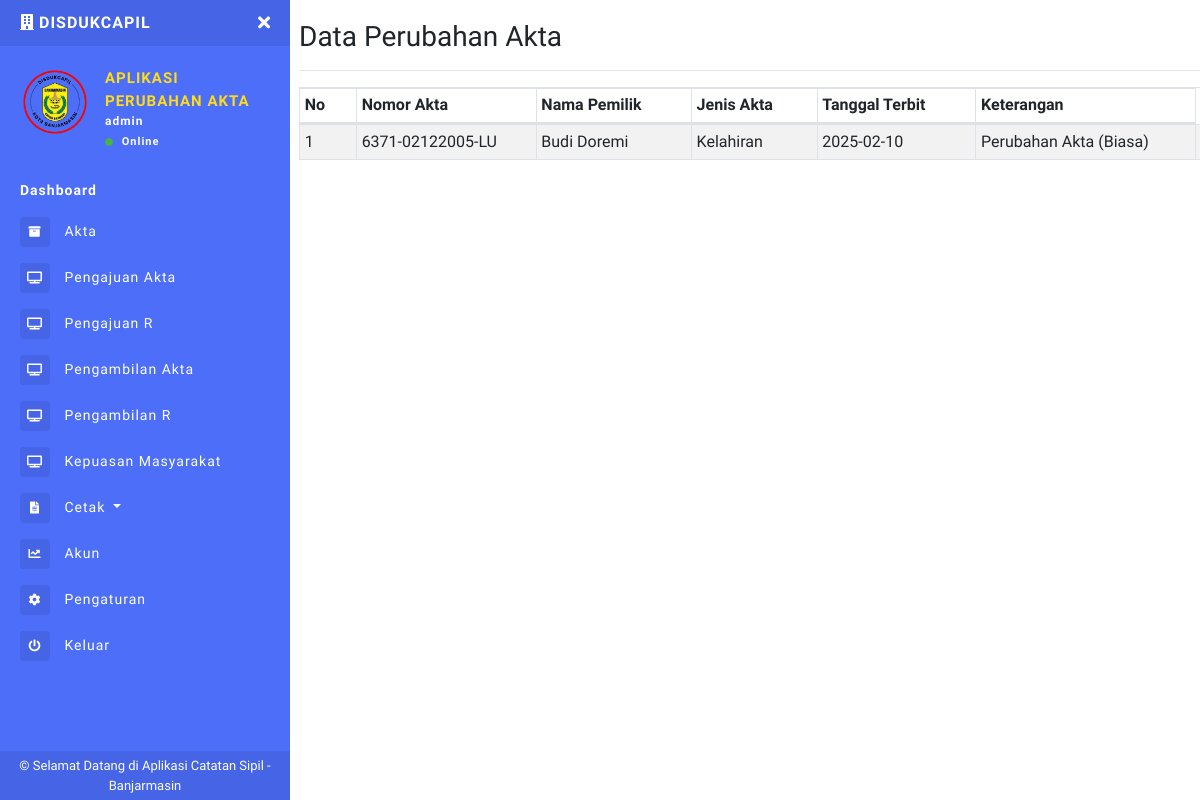
Page /akta_b_kabid.php (signed in) on the committed database.
### tables this page shows
CREATE TABLE `users` (
  `id_user` int(11) NOT NULL,
  `nik` varchar(16) NOT NULL,
  `no_kk` varchar(16) NOT NULL,
  `nama_lengkap` varchar(100) NOT NULL,
  `jk` enum('L','P') NOT NULL,
  `tempat_lahir` varchar(50) DEFAULT NULL,
  `tanggal_lahir` date DEFAULT NULL,
  `alamat` text DEFAULT NULL,
  `no_wa` varchar(15) DEFAULT NULL,
  `email` varchar(100) DEFAULT NULL,
  `password` varchar(255) NOT NULL,
  `role` varchar(255) NOT NULL,
  `logo` varchar(255) NOT NULL
);

CREATE TABLE `akta_b` (
  `nomor_akta` varchar(255) NOT NULL,
  `nama_pemilik` varchar(100) DEFAULT NULL,
  `jenis_akta` varchar(100) DEFAULT NULL,
  `tanggal_terbit` date DEFAULT NULL,
  `id_keterangan` int(11) DEFAULT NULL,
  `status` varchar(50) DEFAULT NULL
);

CREATE TABLE `jenis_keterangan` (
  `id_keterangan` int(11) NOT NULL,
  `nama_keterangan` varchar(50) NOT NULL
);

### akta_b_kabid.php (the view, shortened to what this page needs)
<?php include 'sidebar.php'; ?>
<h1 class="h3 mb-0">
  Data Perubahan Akta
</h1>
<hr>
<table class="table table-striped table-sm table-bordered dt-responsive nowrap" id="table" width="100%">
  <thead>
    <tr>
      <th>No</th>
      <th>Nomor Akta</th>
      <th>Nama Pemilik</th>
      <th>Jenis Akta</th>
      <th>Tanggal Terbit</th>
      <th>Keterangan</th>
    </tr>
  </thead>
  <tbody>
    <?php
    $no = 1;
    $data_akta = mysqli_query($conn, "SELECT * FROM akta_b
                                 LEFT JOIN jenis_keterangan ON akta_b.id_keterangan = jenis_keterangan.id_keterangan
                                 ORDER BY nomor_akta ASC");
    while ($d = mysqli_fetch_array($data_akta)) {
    ?>
      <tr>
        <td><?php echo $no++; ?></td>
        <td><?php echo $d['nomor_akta']; ?></td>
        <td><?php echo $d['nama_pemilik']; ?></td>
        <td><?php echo $d['jenis_akta']; ?></td>
        <td><?php echo $d['tanggal_terbit']; ?></td>
        <td><?php echo $d['nama_keterangan']; ?></td>
        <td>
        </td>
      </tr>
    <?php } ?>
    <?php include 'footer.php'; ?>

### sidebar.php (shortened to what this page needs)
<?php
include "config.php";
$uid = $_SESSION['id_user'];
$DataLogin = mysqli_fetch_array(mysqli_query($conn, "SELECT * FROM users WHERE id_user='$uid'"));
$role = $DataLogin['role'];
$logo = $DataLogin['logo'];
$data_level = $_SESSION["role"];
?>
<!DOCTYPE html>
<html>
<head>
  <link rel="stylesheet" href="https://maxcdn.bootstrapcdn.com/bootstrap/4.0.0/css/bootstrap.min.css">
  <link href="assets/css/style.css" rel="stylesheet">
  <link href="https://use.fontawesome.com/releases/v5.0.6/css/all.css" rel="stylesheet">
  <link href="assets/vendor/datatables/dataTables.bootstrap4.min.css" rel="stylesheet">
  <link href="assets/vendor/datatables/responsive.bootstrap4.min.css" rel="stylesheet">
</head>
<body>
  <div class="page-wrapper chiller-theme toggled">
    <nav id="sidebar" class="sidebar-wrapper" style="width: 290px">
      <div class="sidebar-content">
        <div class="sidebar-brand">
          <a href="dashboard.php"><i class="fas fa-building mr-1"></i><?php echo $toko ?>DISDUKCAPIL</a>
          <div id="close-sidebar">
            <i class="fas fa-times"></i>
          </div>
        </div>
        <div class="sidebar-header">
          <div class="user-pic" style="height:70px;width:70px;">
            <img class="img-responsive img-rounded" src="assets/images/<?php echo $logo ?>"
              alt="User picture">
          </div>
          <div class="user-info">
            <span class="user-name">APLIKASI
            </span>
            <span class="user-name">PERUBAHAN AKTA
            </span>
            <span class="user-role"><?php echo $role ?></span>
            <span class="user-status">
              <i class="fa fa-circle"></i>
              <span>Online</span>
            </span>
          </div>
        </div>
        <?php
        if ($data_level == "admin") {
        ?>
          <div class="sidebar-menu">
            <ul>
              <li class="header-menu">
                <a href="dashboard.php">
                  <b>Dashboard</b>
                </a>
              </li>
              <li>
                <a href="akta.php">
                  <i class="fas fa-archive"></i>
                  <span>Akta</span>
                </a>
              </li>
              <li>
                <a href="pengajuan_akta.php">
                  <i class="fas fa-tv"></i>
                  <span>Pengajuan Akta</span>
                </a>
              </li>
              <li>
                <a href="r_pengajuan.php">
                  <i class="fas fa-tv"></i>
                  <span>Pengajuan R</span>
                </a>
              </li>
              <li>
                <a href="pengambilan_akta.php">
                  <i class="fas fa-tv"></i>
                  <span>Pengambilan Akta</span>
                </a>
              </li>
              <li>
                <a href="r_pengambilan.php">
                  <i class="fas fa-tv"></i>
                  <span>Pengambilan R</span>
                </a>
              </li>
              <li>
                <a href="kepuasan.php">
                  <i class="fas fa-tv"></i>
                  <span>Kepuasan Masyarakat</span>
                </a>
              </li>
              <li>
                <a href="#reportsDropdown" data-toggle="collapse" aria-expanded="false" class="dropdown-toggle">
                  <i class="fas fa-file-alt"></i>
                  <span>Cetak</span>
                </a>
              </li>
              <li>
                <a href="akuns.php">
                  <i class="fa fa-chart-line"></i>
                  <span>Akun</span>
                </a>
              </li>
              <li>
                <a href="pengaturan.php">
                  <i class="fa fa-cog"></i>
                  <span>Pengaturan</span>
                </a>
              </li>
              <li>
                <a href="#Exit" data-toggle="modal">
                  <i class="fa fa-power-off"></i>
                  <span>Keluar</span>
                </a>
              </li>
            </ul>
          </div>
        <?php
        }
        ?>
      </div>
      <div class="sidebar-footer" style="background-color :#4565e6;">
        © Selamat Datang di Aplikasi Catatan Sipil - Banjarmasin
      </div>
    </nav>
    <main class="page-content ml-4">
      <div class="container-fluid">

### rows in the picture
users: logo (picture), role "admin"
akta_b: nomor_akta "6371-02122005-LU", nama_pemilik "Budi Doremi", jenis_akta "Kelahiran", tanggal_terbit "2025-02-10", id_keterangan.nama_keterangan "Perubahan Akta (Biasa)"
